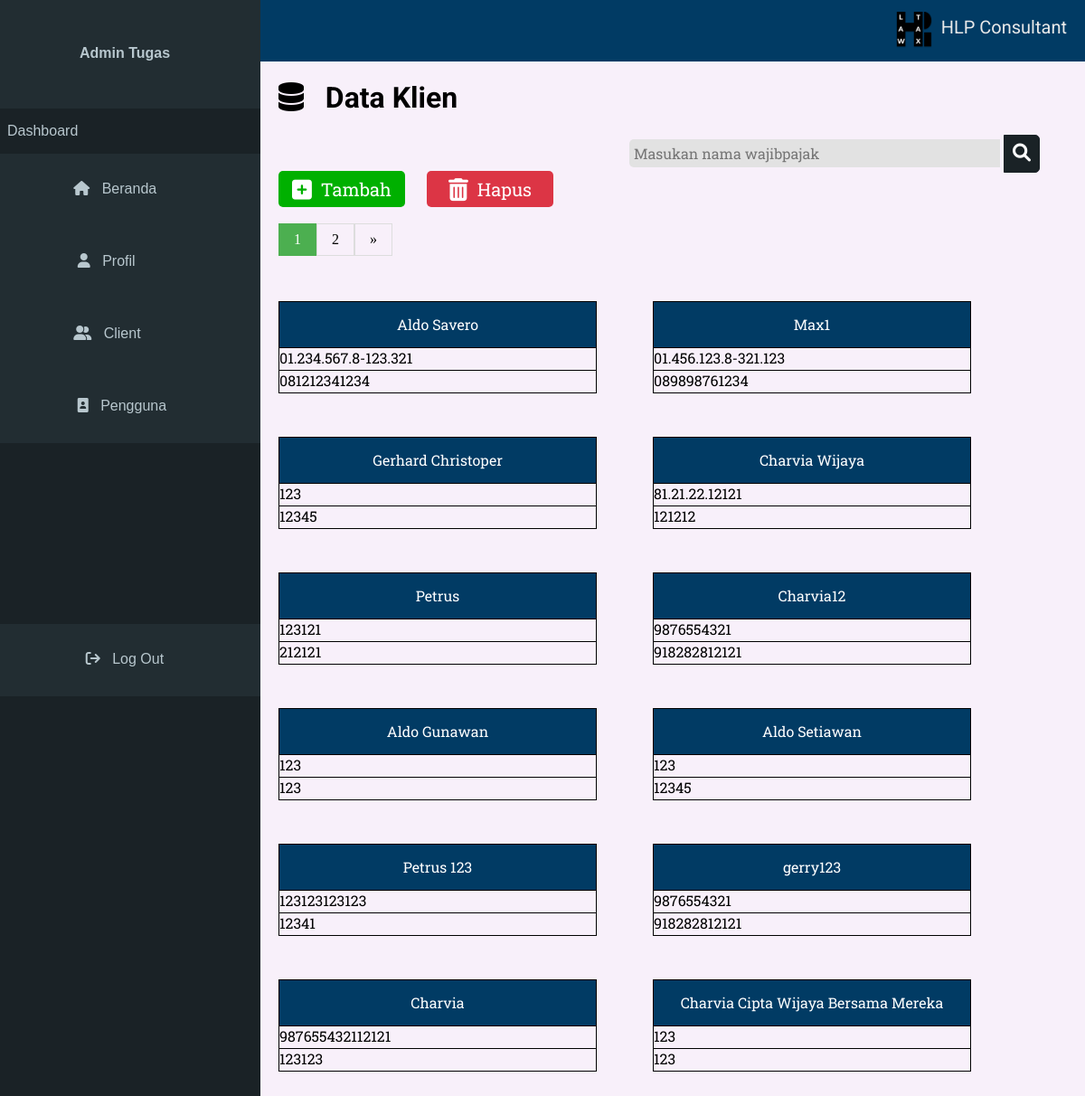
The page /AdminBeranda.php (signed in) on the database as committed earlier.
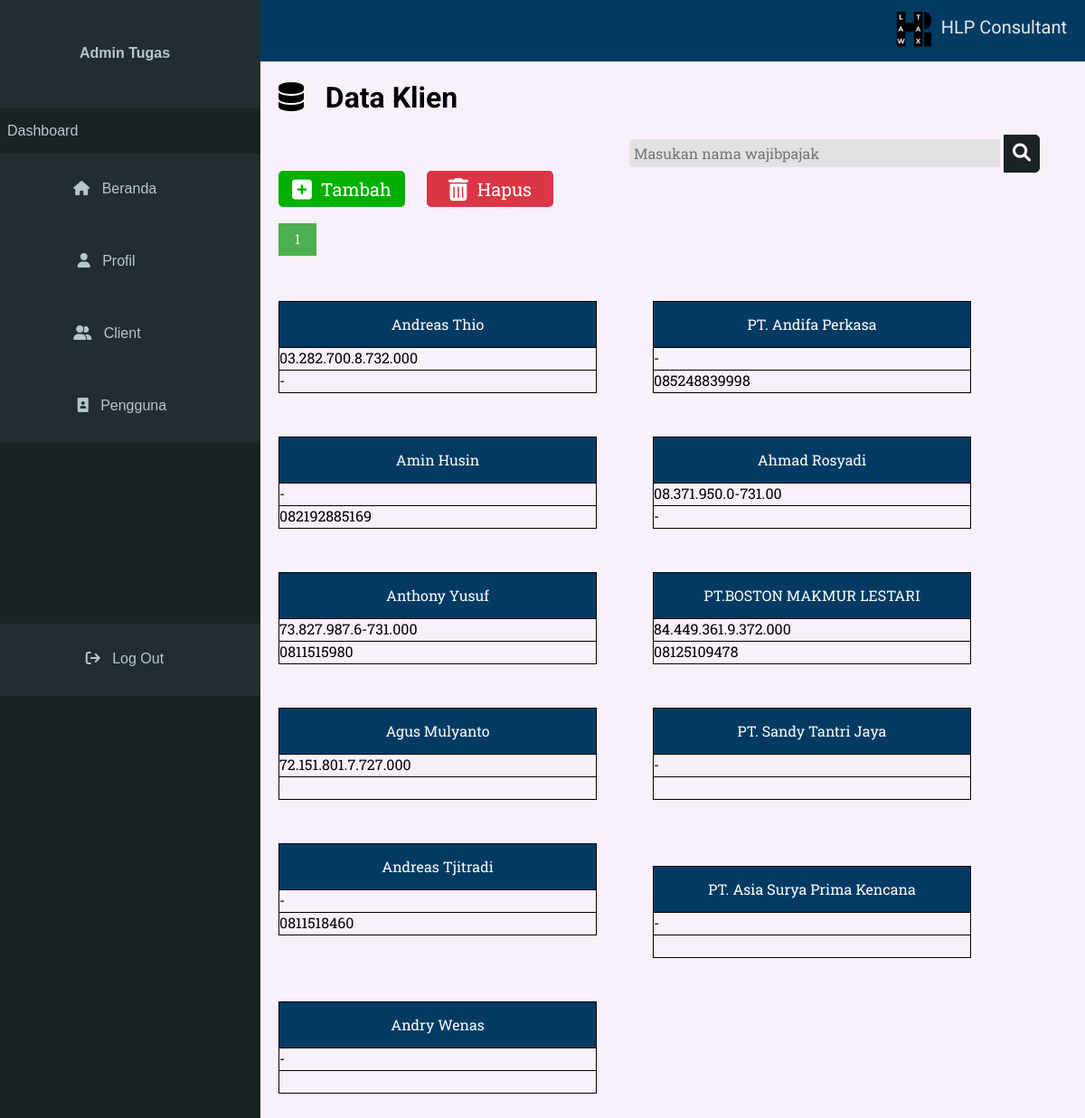
The same page on the database as committed later.
### tables this page shows
CREATE TABLE `klien` (
  `id` int(11) NOT NULL,
  `wajibpajak` varchar(255) NOT NULL,
  `npwp` varchar(255) NOT NULL,
  `notelp` varchar(12) NOT NULL,
  `catatan` mediumtext NOT NULL
);

### koneksi.php (called while the page is built, shortened)
<?php
$koneksi = mysqli_connect("localhost","root","","db_test");
function query($query){
	global $koneksi;
    $result = mysqli_query($koneksi, $query);
	$rows = [];
	while($data = mysqli_fetch_assoc($result)){
		$rows[] = $data;
	}
	return $rows;
}
?>

### AdminBeranda.php (the view, shortened to what this page needs)
<?php
        require "koneksi.php";
    $jumlahDataPerHalaman = 12;
    $jumlahData = count(query("SELECT * FROM klien"));
    $jumlahHalaman = ceil($jumlahData / $jumlahDataPerHalaman);
    $halamanAktif = (isset($_GET["halaman"])) ? $_GET["halaman"] : 1;
    $awalData = ($jumlahDataPerHalaman * $halamanAktif) - $jumlahDataPerHalaman;
$klien = query("SELECT * FROM klien LIMIT $awalData , $jumlahDataPerHalaman");
        ?>
<!DOCTYPE html>
<html lang="en">
    <head>
        <link rel="stylesheet" href="https://cdnjs.cloudflare.com/ajax/libs/font-awesome/6.0.0/css/all.min.css">
		<link rel="stylesheet" href="./css/main.css">
        <link rel="stylesheet" href="./css/data-client-style.css">
        <link rel="stylesheet" href="./css/user.css">
    </head>
    <body>
    <?php include("sidebar-admin.php") ?>
        <div class="main-content-wrapper">
           <div class="main-content">
                <h1><i class="fas fa-database"></i>
                    &nbsp;&nbsp;Data Klien</h1>
                <div class="main-button-container">
                <a href="tambahklien.php"><div class="add"><i class="fa-solid fa-square-plus fa-lg"></i>&nbsp;&nbsp;Tambah</div></a>
                <a href="#"><div class="delete"><i class="fa-solid fa-trash-can fa-lg"></i>&nbsp;&nbsp;Hapus</div></a>
                </div>
                 <div class="search-container">
                     <div class="search">
                <form action="" method="POST">
        <input type="text" name="keyword" id="search" size="40" autofocus class="searchTerm"
        placeholder="Masukan nama wajibpajak" autocomplete="off">
        <button type="submit" name="cari" class="searchButton">
                          <i class="fa fa-search"></i></button>
    </form>
      </div>
    </div>
 <br><br>
<div class="pagination">
 <?php for( $i = 1; $i <= $jumlahHalaman; $i++) : ?>
    <?php if($i == $halamanAktif) : ?>
    <a href="?halaman=<?= $i; ?>" class="active"><?= $i; ?></a>
    <?php else : ?>
        <a href="?halaman=<?= $i; ?>"><?= $i; ?></a>
    <?php endif; ?>
    <?php endfor; ?>
    <?php if($halamanAktif < $jumlahHalaman) : ?>
 <a href="?halaman=<?= $halamanAktif + 1 ?>">&raquo;</a>
 <?php endif; ?>
</div>
<br><br>
 <div class="tabel-wrap">
    <?php
        foreach( $klien as $data ) :
        ?>
                <div class="tabel">
                        <div class="tabel-header"><a href="previewklien.php?id=<?= $data['id']; ?>"><?= $data['wajibpajak']; ?></a></div>
                        <div class="tabel-list"><?= $data['npwp']; ?></div>
                        <div class="tabel-list"><?= $data['notelp']; ?></div>
                    </div>
    <?php endforeach; ?></div>
          </div>
       </div>
    <?php
$data_klien = mysqli_query($koneksi,"SELECT * FROM klien");
$jumlah_klien = mysqli_num_rows($data_klien);
?>
<p>Jumlah Data Klien : <b><?php echo $jumlah_klien; ?></b></p>
<br>
</body>
</html>

### sidebar-admin.php (shortened to what this page needs)
<?php require_once("koneksi.php");
?>
<div class="sidebar-wrapper">
            <div class="sidebar-menu">
                <div class="sidebar-nama">
                   <?php echo $_SESSION['nama'] ?>
                </div>
                <p>Dashboard</p>
                <a href="#"><div class="sidebar-list">
                    <i class="fas fa-house"></i>&nbsp;&nbsp;
                    Beranda
                </div></a>
                <a href="profil.php"><div class="sidebar-list">
                    <i class="fa-solid fa-user"></i>&nbsp;&nbsp;
                    Profil
                </div></a>
                <a href="AdminBeranda.php"><div class="sidebar-list">
                    <i class="fa-solid fa-user-group"></i>&nbsp;&nbsp;
                    Client
                </div></a>
                <a href="anggota.php"><div class="sidebar-list">
                    <i class="fa-solid fa-image-portrait"></i>&nbsp;&nbsp;
                    Pengguna
                </div></a>
                <a href="logout.php"><div class="sidebar-footer">
                    <i class="fa-solid fa-arrow-right-from-bracket"></i>&nbsp;&nbsp;
                    Log Out
                </div></a>
            </div>
        </div>
        <div class="header-wrapper">
            <div class="header">
                <div class="logo-wrap">
                <img src="./images/logo.png">
                HLP Consultant
                </div>
            </div>
        </div>

### css/main.css (style rules this page uses)
body { background-color: #f8f0fa; }
.sidebar-wrapper { height: 100%; display: inline-block; }
.sidebar-menu { position: fixed; background-color: #1A2226; height: 100%; width: 300px; margin-top: -22px; margin-left: -20px; font-family: sans-serif; color: #B8C7CE; }
.sidebar-menu p { padding-left: 20px; }
.sidebar-nama { background-color: #222D32; width: 100%; height:70px; text-align: center; font-family: sans-serif; color: #B8C7CE; padding-top: 50px; font-weight: bold; }
.sidebar-list { width: 100%; background-color: #222D32; height: 50px; text-align: left; color: #B8C7CE; padding-top: 30px; }
.sidebar-footer { width: 100%; background-color: #222D32; height: 50px; text-align: center; color: #B8C7CE; padding-top: 30px; margin-top: 200px; }
a { text-decoration: none; }
.pagination a { color: black; float: left; padding: 8px 16px; text-decoration: none; transition: background-color .3s; border: 1px solid #ddd; }
.pagination a.active { background-color: #4CAF50; color: white; border: 1px solid #4CAF50; }
.header-wrapper { width: 100%; }
.header { width: 100%; height: 50px; background-color: #013B64; margin-left: 8px; margin-top: -28px; text-align: right; color: #E9E9E9; font-family: Roboto; font-size: 20px; padding-top: 20px; }
.header img { position: absolute; width: 40px; height: 40px; margin-left: -50px; margin-top: -5px; }
.main-content { height: 100%; min-height: 707px; margin-right: -8px; padding-left: 300px; }
.main-content h1 { font-family: 'Roboto'; }
.main-button-container { display: inline-block; }
.logo-wrap { margin-right: 20px; }

### css/data-client-style.css (style rules this page uses)
body { color: black; }
.add { display: inline-block; text-align: center; line-height: 40px; font-family: 'Roboto Slab'; font-size: 20px; border-radius: 5px; color: white; background-color: #00B000; height: 40px; width: 140px; margin-top: 40px; margin-right: 20px; }
.delete { display: inline-block; text-align: center; line-height: 40px; font-family: 'Roboto Slab'; font-size: 20px; border-radius: 5px; color: white; background-color: #DC3545; height: 40px; width: 140px; }
.search-container { float:right; padding-right: 50px; }
.search { width: 100%; position: relative; display: flex; }
.searchTerm { width: 400px; border: none; border-right: none; padding: 5px; height: 36spx; border-radius: 5px 0 0 5px; outline: none; color: #9DBFAF; background-color: #E2E2E2; font-family: 'Roboto Slab'; font-size: 16px; }
.searchButton { width: 40px; height: 42px; border: 1px solid #1A2226; background: #1A2226; text-align: center; color: #fff; border-radius: 0 5px 5px 0; cursor: pointer; font-size: 20px; }
.tabel { display: inline-block; width:350px; height: 100px; border-bottom:none; font-family: 'Roboto Slab'; margin-top: 50px; padding-right: 60px; }
.tabel-header { background-color: #013B64; height: 50px; width: 100%; text-align: center; color: white; line-height: 50px; border: 1px solid black; }
a { color: white; }
.tabel-list { height: 24px; width:100%; border: 1px solid black; border-top: none; }

Rows that differ between the two databases and show on the page:
removed klien: wajibpajak "Aldo Savero", npwp "01.234.567.8-123.321", notelp "081212341234"
removed klien: wajibpajak "Max1", npwp "01.456.123.8-321.123", notelp "089898761234"
removed klien: wajibpajak "Gerhard Christoper", npwp "123", notelp "12345"
removed klien: wajibpajak "Charvia Wijaya", npwp "81.21.22.12121", notelp "121212"
removed klien: wajibpajak "Petrus", npwp "123121", notelp "212121"
removed klien: wajibpajak "Charvia12", npwp "9876554321", notelp "918282812121"
removed klien: wajibpajak "Aldo Gunawan", npwp "123", notelp "123"
removed klien: wajibpajak "Aldo Setiawan", npwp "123", notelp "12345"
removed klien: wajibpajak "Petrus 123", npwp "123123123123", notelp "12341"
removed klien: wajibpajak "gerry123", npwp "9876554321", notelp "918282812121"
removed klien: wajibpajak "Charvia", npwp "987655432112121", notelp "123123"
removed klien: wajibpajak "Charvia Cipta Wijaya Bersama Mereka", npwp "123", notelp "123"
added klien: wajibpajak "Andreas Thio", npwp "03.282.700.8.732.000", notelp "-"
added klien: wajibpajak "PT. Andifa Perkasa", npwp "-", notelp "085248839998"
added klien: wajibpajak "Amin Husin", npwp "-", notelp "082192885169"
added klien: wajibpajak "Ahmad Rosyadi", npwp "08.371.950.0-731.00", notelp "-"
added klien: wajibpajak "Anthony Yusuf", npwp "73.827.987.6-731.000", notelp "0811515980"
added klien: wajibpajak "PT.BOSTON MAKMUR LESTARI", npwp "84.449.361.9.372.000", notelp "08125109478"
added klien: wajibpajak "Agus Mulyanto", npwp "72.151.801.7.727.000"
added klien: wajibpajak "PT. Sandy Tantri Jaya", npwp "-"
added klien: wajibpajak "Andreas Tjitradi", npwp "-", notelp "0811518460"
added klien: wajibpajak "PT. Asia Surya Prima Kencana", npwp "-"
added klien: wajibpajak "Andry Wenas", npwp "-"
Other text that changed with them:
list line gone: "2"
